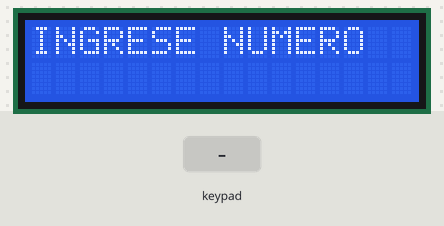
Bench run of a sketch on a simulated Arduino Leonardo, built with avr-gcc and run on an emulated ATmega32U4. Parts: 16×2 character LCD. The inputs (shaded band) are chosen by the test bench.

Above: at 1.2 s.
1.3 s: keypad keys 1 1 1 0 9 8 # pressed 0.4 s apart
At 5.0 s:
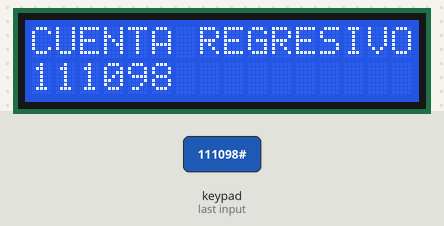
5.6 s: key 'B' pressed
At 6.1 s:
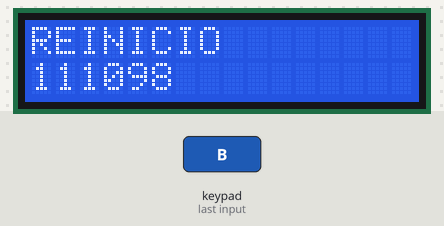
8.6 s: key 'A' pressed
At 9.8 s:
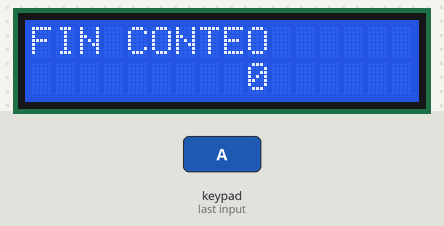
10.5 s: keypad keys 1 1 1 0 9 8 pressed 0.4 s apart
At 13.7 s:
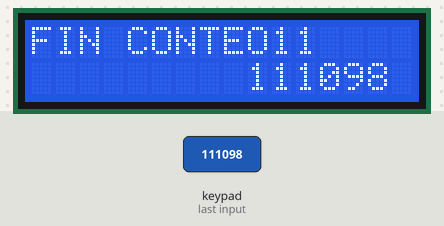
14.4 s: key 'C' pressed
At 15.5 s:
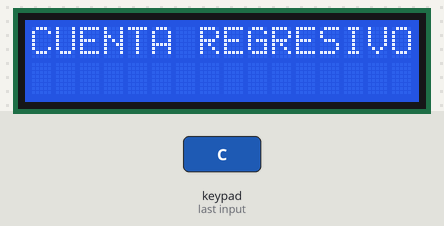
Timing chart, 0 to 16.9 s (numbered marks = the images above; inputs shaded):
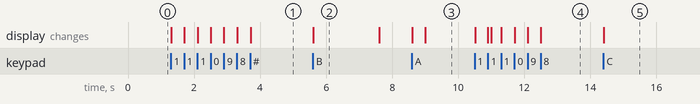

The sketch:

deber_teclado.ino
```cpp
#include <Keyboard.h>

#include <MsTimer2.h>
#include <LiquidCrystal.h>
LiquidCrystal lcd(13, 12, A0, A1, A2, A3); //RS, Enable, D4, D5, D6, D7
// config teclado
#include <Keypad.h>     // libreria para llamar y utilizar el teclado matricial
const byte fil = 4;     // define numero de filas
const byte col = 4;    // define numero de columnas
char keys[fil][col] = {    // define la distribucion de teclas
  {'1', '2', '3', 'A'},
  {'4', '5', '6', 'B'},
  {'7', '8', '9', 'C'},
  {'*', '0', '#', 'D'}
};
byte pinFil[fil] = {11, 10, 9, 8}; // pines asignados a las filas
byte pinCol[col] = {7, 6, 5, 4}; // pines asignados a las columnas
Keypad teclado = Keypad(makeKeymap(keys), pinFil, pinCol, fil, col);  // creacion del objeto (matriz)
char cont;
String dato ;
int dat = 0;
int c = 0;
void setup() {
  MsTimer2::set(1000, lectura);
  MsTimer2::start();
  lcd.begin(16, 2);
  lcd.print("INGRESE NUMERO");
  lcd.setCursor(0, 1);
}

void loop() {
  cont = teclado.getKey();
  if (cont) {

    //validaciones a espacios sobrantes del teclado para inicio
    if (cont == 'A' || cont == 'C' || cont == 'D' || cont == '#' || cont == '*') {
      c = 1 - c;
      lcd.setCursor(0, 0);
      lcd.print("                ");
      lcd.setCursor(9, 1);
      lcd.print("       ");
      lcd.setCursor(0, 0);
      lcd.print("CUENTA REGRESIVO");
    }
    else if (cont == 'B') {
      lcd.setCursor(0, 0);
      lcd.print("                ");
      lcd.setCursor(0, 0);
      lcd.print("REINICIO");
      delay(2000);
      lcd.setCursor(0, 0);
      lcd.print("                ");
      lcd.setCursor(0, 1);
      lcd.print("                ");
      lcd.setCursor(0, 0);
      lcd.print("INGRESE CONTEO");
      lcd.setCursor(0, 1);
      cont = ' ';
      dato = " ";
      c = 0;
      dat = 0;
    }
    else {
      lcd.print(cont);
      dato = dato + cont;
    }
    dat = dato.toInt();
  }
}
void lectura() {
  if (c == 1 ) {
    if (dat > 0) {
      lcd.setCursor(9, 1);
      lcd.print("      ");
      lcd.setCursor(9, 1);
      lcd.print(dat);
      dat--;
    }
    else if (dat == 0) {
      lcd.setCursor(9, 1);
      lcd.print("    ");
      lcd.setCursor(9, 1);
      lcd.print(dat);
      lcd.setCursor(0, 0);
      lcd.print("                ");
      lcd.setCursor(0, 0);
      lcd.print("FIN CONTEO");
    }
  }
}
```

Measured:
- after the input at 1.3 s, the display: first changes at once (image 1 shows a later state)
- after the input at 5.6 s, the display: changes at once (image 2)
- after the input at 8.6 s, the display: first changes at once (image 3 shows a later state)
- after the input at 10.5 s, the display: first changes at once (image 4 shows a later state)
- after the input at 14.4 s, the display: changes at once (image 5)
- what the display in image 2 shows lasts 2.0 s, from 5.6 s to 7.6 s
